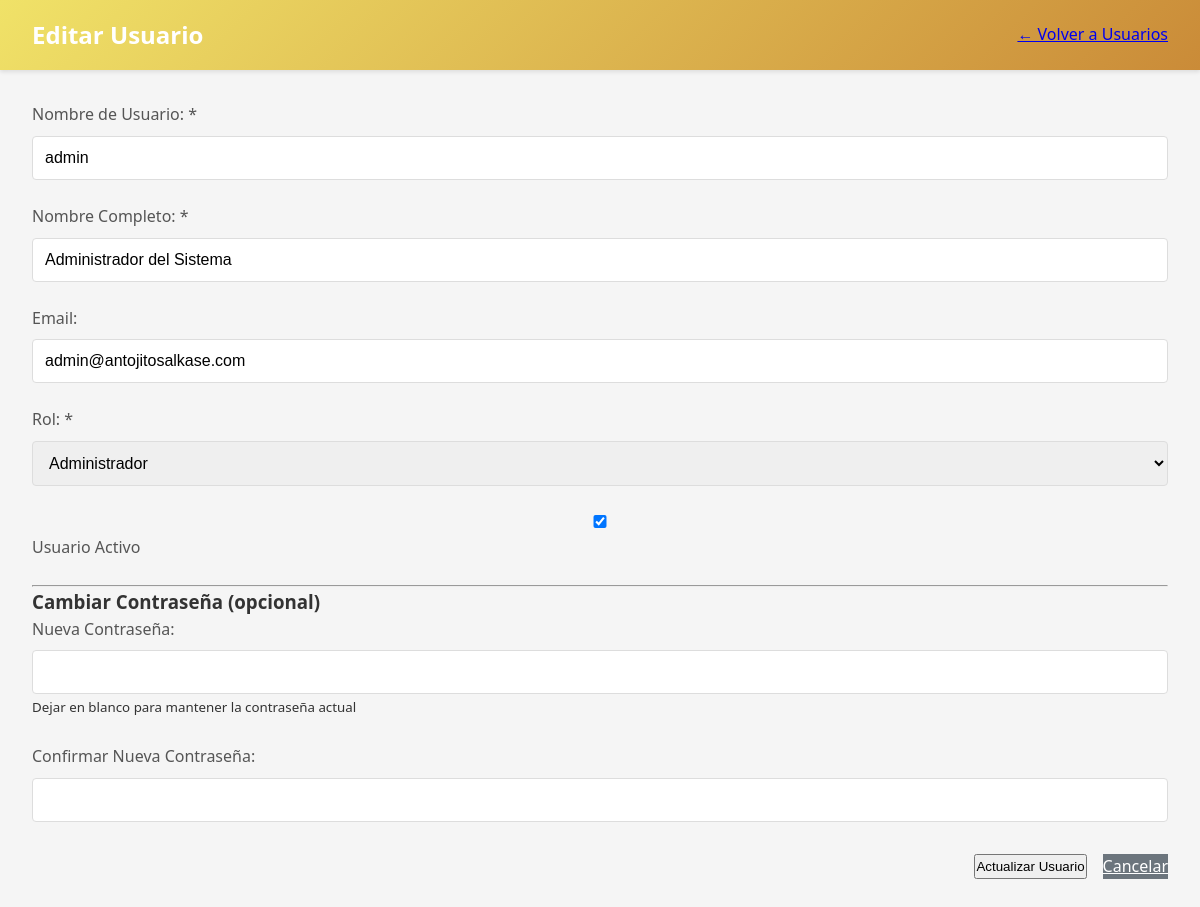
Screenshot of /views/users/edit.php?id=1 (signed in) with the database file from the repository.
### tables this page shows
CREATE TABLE usuarios (
    id_usuario INT AUTO_INCREMENT PRIMARY KEY,
    nombre_usuario VARCHAR(50) UNIQUE NOT NULL,
    password_hash VARCHAR(255) NOT NULL,
    nombre_completo VARCHAR(100) NOT NULL,
    rol ENUM('Admin', 'Usuario') NOT NULL DEFAULT 'Usuario',
    email VARCHAR(100),
    fecha_creacion TIMESTAMP DEFAULT CURRENT_TIMESTAMP,
    activo BOOLEAN DEFAULT TRUE,
    INDEX idx_usuario (nombre_usuario)
);

### models/user.php (called while the page is built, shortened)
<?php
require_once __DIR__ . '/../config/database.php';
class User {
    private $conn;
    public function __construct() {
        $database = new Database();
        $this->conn = $database->getConnection();
    }
    public function getById($id) {
        $query = "SELECT id_usuario, nombre_usuario, nombre_completo, email, rol, activo
                  FROM usuarios
                  WHERE id_usuario = :id";
        $stmt = $this->conn->prepare($query);
        $stmt->bindParam(':id', $id);
        $stmt->execute();
        return $stmt->fetch();
    }
}
?>

### config/database.php (called while the page is built)
<?php
class Database {
    private $host = 'localhost';
    private $db_name = 'antojitos_alkase';
    private $username = 'root';
    private $password = '';
    private $conn = null;
    public function getConnection() {
        try {
            $this->conn = new PDO(
                "mysql:host=" . $this->host . ";dbname=" . $this->db_name . ";charset=utf8mb4",
                $this->username,
                $this->password,
                [
                    PDO::ATTR_ERRMODE => PDO::ERRMODE_EXCEPTION,
                    PDO::ATTR_DEFAULT_FETCH_MODE => PDO::FETCH_ASSOC,
                    PDO::ATTR_EMULATE_PREPARES => false
                ]
            );
        } catch(PDOException $e) {
            echo "Error de conexión: " . $e->getMessage();
            die();
        }
        return $this->conn;
    }
}
?>

### views/users/edit.php (the view, shortened to what this page needs)
<?php
require_once '../../models/User.php';
$userModel = new User();
$user_id = $_GET['id'];
$user = $userModel->getById($user_id);
?>
<!DOCTYPE html>
<html lang="es">
<head>
    <link rel="stylesheet" href="../../assets/css.css">
</head>
<body>
    <header>
        <h1>Editar Usuario</h1>
        <a href="index.php">← Volver a Usuarios</a>
    </header>
    <main>
        <form method="POST" action="">
            <div class="form-group">
                <label>Nombre de Usuario: *</label>
                <input type="text" name="username" required
                       value="<?php echo htmlspecialchars($user['nombre_usuario']); ?>">
            </div>
            <div class="form-group">
                <label>Nombre Completo: *</label>
                <input type="text" name="full_name" required
                       value="<?php echo htmlspecialchars($user['nombre_completo']); ?>">
            </div>
            <div class="form-group">
                <label>Email:</label>
                <input type="email" name="email"
                       value="<?php echo htmlspecialchars($user['email']); ?>">
            </div>
            <div class="form-group">
                <label>Rol: *</label>
                <select name="role" required>
                    <option value="Admin" <?php echo $user['rol'] == 'Admin' ? 'selected' : ''; ?>>
                        Administrador
                    </option>
                </select>
            </div>
            <div class="form-group">
                <label>
                    <input type="checkbox" name="activo" <?php echo $user['activo'] ? 'checked' : ''; ?>>
                    Usuario Activo
                </label>
            </div>
            <hr>
            <h3>Cambiar Contraseña (opcional)</h3>
            <div class="form-group">
                <label>Nueva Contraseña:</label>
                <input type="password" name="new_password" minlength="6">
                <small>Dejar en blanco para mantener la contraseña actual</small>
            </div>
            <div class="form-group">
                <label>Confirmar Nueva Contraseña:</label>
                <input type="password" name="confirm_password" minlength="6">
            </div>
            <div class="form-actions">
                <button type="submit">Actualizar Usuario</button>
                <a href="index.php" class="btn-secondary">Cancelar</a>
            </div>
        </form>
    </main>
</body>
</html>

### assets/css.css (style rules this page uses)
* { margin: 0; padding: 0; box-sizing: border-box; }
body { font-family: 'Segoe UI', Tahoma, Geneva, Verdana, sans-serif; background-color: #f5f5f5; color: #333; line-height: 1.6; }
header { background: linear-gradient(135deg, #f0e268 0%, #ca8b38 100%); color: white; padding: 1rem 2rem; box-shadow: 0 2px 4px rgba(0,0,0,0.1); display: flex; justify-content: space-between; align-items: center; }
header h1 { font-size: 1.5rem; }
main { max-width: 1200px; margin: 2rem auto; padding: 0 2rem; }
.btn-secondary { background: #6c757d; color: white; }
.form-group { margin-bottom: 1.5rem; }
.form-group label { display: block; margin-bottom: 0.5rem; font-weight: 500; color: #555; }
.form-group input, .form-group select, .form-group textarea { width: 100%; padding: 0.75rem; border: 1px solid #ddd; border-radius: 4px; font-size: 1rem; }
.form-actions { display: flex; gap: 1rem; justify-content: flex-end; margin-top: 2rem; }

### rows the page displays
usuarios: username "admin", full_name "Administrador del Sistema", email "admin@antojitosalkase.com", role "Administrador", activo "☑"
